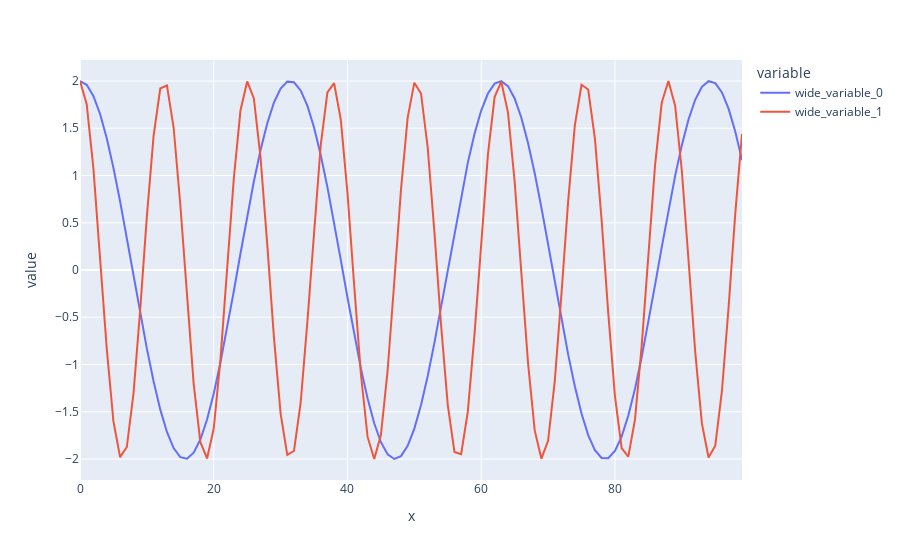

Notebook code for this chart:
### Code cell
# Frequency
px.line(y=[model(1, 0.2, 0, T), model(1, 0.5, 0, T)],x=T)
